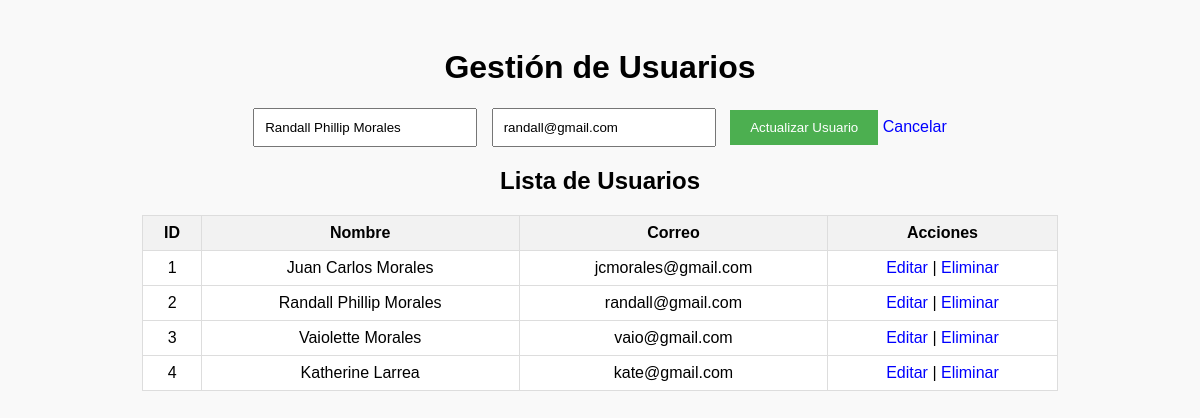
The app's page /index.php?editar=2 with its own data.
### tables this page shows
CREATE TABLE `usuarios` (
  `id` int(11) NOT NULL,
  `nombre` varchar(100) NOT NULL,
  `correo` varchar(100) NOT NULL
);

### index.php (called while the page is built, shortened)
<?php
$conexion = new mysqli('localhost', 'root', '', 'gestion_usuarios');
$editar_usuario = null;
if (isset($_GET['editar'])) {
    $id = $_GET['editar'];
    $resultado = $conexion->query("SELECT * FROM usuarios WHERE id = $id");
    if ($resultado->num_rows > 0) {
        $editar_usuario = $resultado->fetch_assoc();
    }
}
$usuarios = $conexion->query("SELECT * FROM usuarios ORDER BY id");
include 'index.view.php';
?>

### index.view.php (the view, shortened to what this page needs)
<!DOCTYPE html>
<html lang="es">
<head>
    <link rel="stylesheet" href="style.css">
</head>
<body>
    <h1>Gestión de Usuarios</h1>
    <form method="POST">
        <input type="text" name="nombre" placeholder="Nombre" required
               value="<?= $editar_usuario ? htmlspecialchars($editar_usuario['nombre']) : '' ?>">
        <input type="email" name="correo" placeholder="Correo Electrónico" required
               value="<?= $editar_usuario ? htmlspecialchars($editar_usuario['correo']) : '' ?>">
        <?php if ($editar_usuario): ?>
            <button type="submit">Actualizar Usuario</button>
            <a href="index.php">Cancelar</a>
        <?php else: ?>
            <button type="submit">Agregar Usuario</button>
        <?php endif; ?>
    </form>
    <h2>Lista de Usuarios</h2>
    <table>
        <tr>
            <th>ID</th>
            <th>Nombre</th>
            <th>Correo</th>
            <th>Acciones</th>
        </tr>
        <?php while ($row = $usuarios->fetch_assoc()): ?>
        <tr>
            <td><?= $row['id'] ?></td>
            <td><?= htmlspecialchars($row['nombre']) ?></td>
            <td><?= htmlspecialchars($row['correo']) ?></td>
            <td>
                <a href="editar.php?id=<?= $row['id'] ?>">Editar</a> |
                <a href="?eliminar=<?= $row['id'] ?>" onclick="return confirm('¿Seguro que deseas eliminar?')">Eliminar</a>
            </td>
        </tr>
        <?php endwhile; ?>
    </table>
</body>
</html>

### style.css (style rules this page uses)
body { font-family: Arial, sans-serif; text-align: center; background-color: #f9f9f9; padding: 20px; }
form { margin-bottom: 20px; }
input[type="text"], input[type="email"] { padding: 10px; width: 200px; margin-right: 10px; }
button { padding: 10px 20px; background-color: #4CAF50; color: white; border: none; cursor: pointer; }
table { margin: 0 auto; border-collapse: collapse; width: 80%; background-color: white; }
th, td { border: 1px solid #ddd; padding: 8px; }
th { background-color: #f2f2f2; }
a { color: blue; text-decoration: none; }

### records on screen
usuarios: nombre "Randall Phillip Morales", correo "randall@gmail.com", id "2"
usuarios: id "1", nombre "Juan Carlos Morales", correo "jcmorales@gmail.com"
usuarios: id "3", nombre "Vaiolette Morales", correo "vaio@gmail.com"
usuarios: id "4", nombre "Katherine Larrea", correo "kate@gmail.com"
